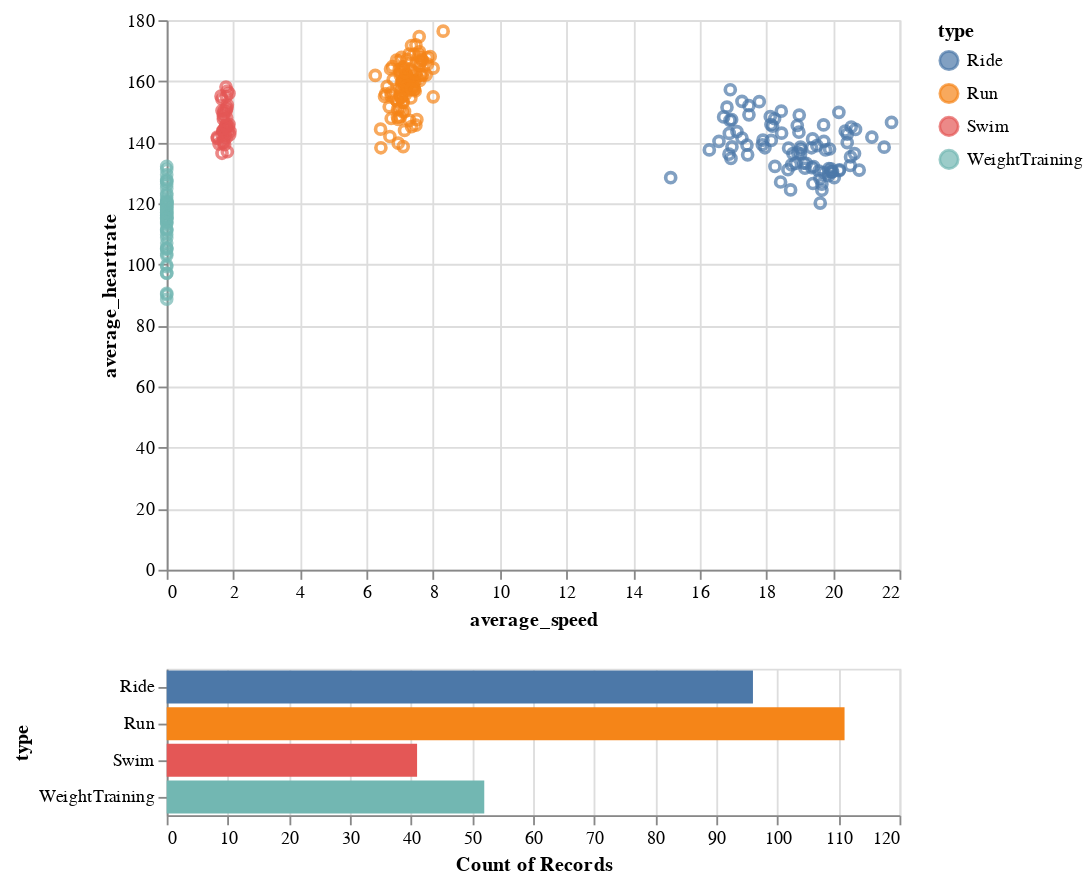

The code cell stored with this chart in its notebook:
### Markdown cell above
# Benton Harbor Build: Average heartrate and speed (mph)

Running into where I felt comfortable at my upper aerobic capacity. Turning it up a notch at ~ 8mph vs last year where it was just over 6mph. Consistent bike ride efforts.

### Code cell
brush = alt.selection_interval()

points = alt.Chart(mi_df).mark_point().encode(
    x='average_speed:Q',
    y='average_heartrate:Q',
    color=alt.condition(brush, 'type:N', alt.value('lightgray'))
).add_selection(
    brush
)

bars = alt.Chart(mi_df).mark_bar().encode(
    y='type:N',
    color='type:N',
    x='count(type):Q'
).transform_filter(
    brush
)

points & bars

### Figure 1 — Vega-Lite specification as saved in the notebook (floating-point values rounded to 4 significant figures; data arrays with more than 128 entries replaced by an {"elided": "..."} marker saying what was removed)
{"config": {"view": {"continuousWidth": 400, "continuousHeight": 300}}, "vconcat": [{"mark": "point", "encoding": {"color": {"condition": {"field": "type", "type": "nominal", "selection": "selector001"}, "value": "lightgray"}, "x": {"field": "average_speed", "type": "quantitative"}, "y": {"field": "average_heartrate", "type": "quantitative"}}, "selection": {"selector001": {"type": "interval"}}}, {"mark": "bar", "encoding": {"color": {"field": "type", "type": "nominal"}, "x": {"aggregate": "count", "field": "type", "type": "quantitative"}, "y": {"field": "type", "type": "nominal"}}, "transform": [{"filter": {"selection": "selector001"}}]}], "data": {"name": "data-6ef3d64baf71f1ec45f92afb295cef0b"}, "$schema": "https://vega.github.io/schema/vega-lite/v4.17.0.json", "datasets": {"data-6ef3d64baf71f1ec45f92afb295cef0b": {"elided": "300 records"}}}
